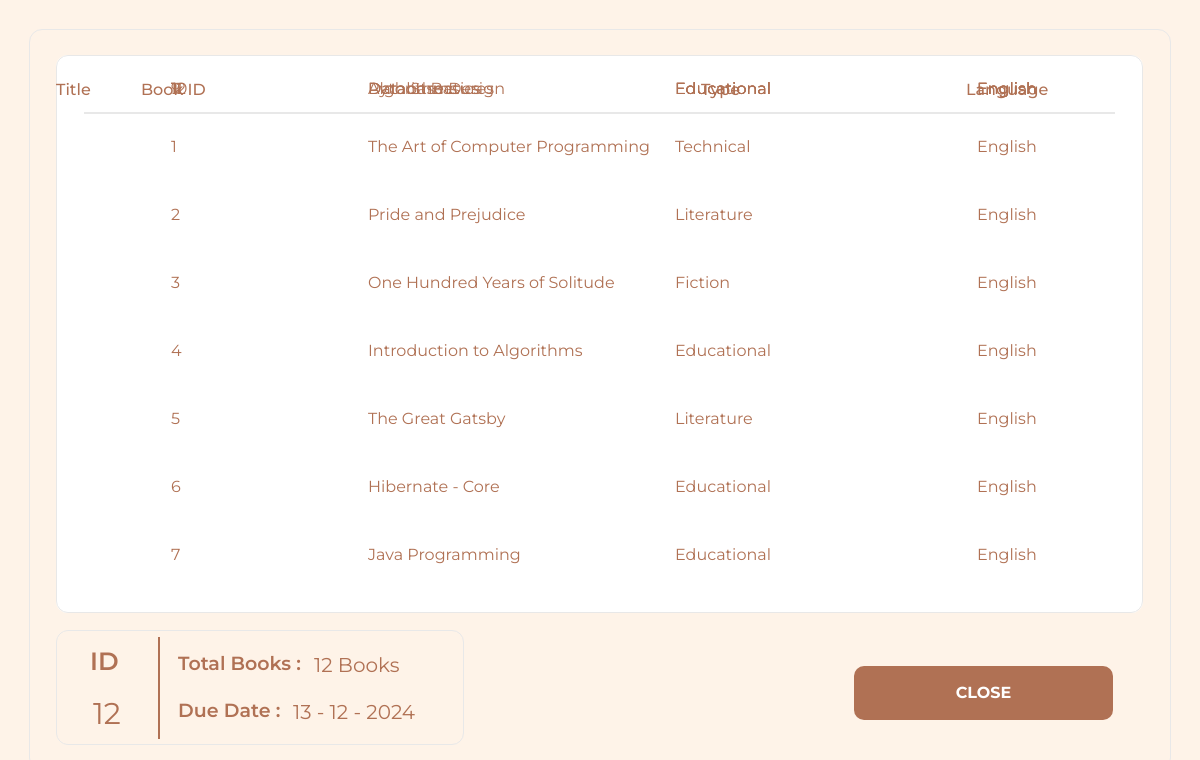
The page /books-view.php on the database its author committed.
### tables this page shows
CREATE TABLE `books` (
  `book_id` int(11) NOT NULL,
  `title` varchar(255) NOT NULL,
  `author` varchar(100) NOT NULL,
  `language` varchar(50) NOT NULL,
  `type` varchar(50) NOT NULL,
  `created_at` timestamp NOT NULL DEFAULT current_timestamp(),
  `availability` varchar(20) DEFAULT 'Available'
);

### books-view.php (the view, shortened to what this page needs)
<?php
$pdo = require 'database/db_connection.php';
try {
    $stmt = $pdo->query('SELECT * FROM books ORDER BY book_id');
    $books = $stmt->fetchAll(PDO::FETCH_ASSOC);
    $totalBooks = count($books);
} catch (PDOException $e) {
    die('Error fetching books: ' . $e->getMessage());
}
?>
<!DOCTYPE html>
<html lang="en">
<head>
    <link rel="stylesheet" href="assets/css/books-view.css">
</head>
<body>
    <div class="container">
        <div class="books-table">
            <div class="header-text header-language">Language</div>
            <div class="header-text header-bookid">Book ID</div>
            <div class="header-text header-title">Title</div>
            <div class="header-text header-type">Type</div>
            <?php foreach ($books as $index => $book): ?>
                <div class="book-row row-<?= $index + 1 ?>">
                    <div class="book-text book-id"><?= htmlspecialchars($book['book_id']) ?></div>
                    <div class="book-text book-title"><?= htmlspecialchars($book['title']) ?></div>
                    <div class="book-text book-language"><?= htmlspecialchars($book['language']) ?></div>
                    <div class="book-text book-type"><?= htmlspecialchars($book['type']) ?></div>
                </div>
            <?php endforeach; ?>
        </div>
        <div class="book-summary">
            <div class="total-books-text"><?= sprintf('%02d', $totalBooks) ?> Books</div>
            <div class="book-count"><?= $totalBooks ?></div>
            <div class="due-date">13 - 12 - 2024</div>
            <div class="total-books-label">Total Books :</div>
            <div class="id-label">ID</div>
            <div class="due-date-label">Due Date :</div>
        </div>
        <div class="close-button" onclick="window.location.href='user-dashboard.php'">
            <div class="close-text">CLOSE</div>
        </div>
    </div>
</body>
</html>

### assets/css/books-view.css (style rules this page uses)
* { margin: 0; padding: 0; box-sizing: border-box; font-family: Montserrat, sans-serif; }
body { background: #FEF3E8; min-height: 100vh; display: flex; justify-content: center; align-items: center; overflow: hidden; position: relative; }
.container { width: 1140px; height: 740px; position: relative; background: #FEF3E8; overflow: hidden; border-radius: 12px; outline: 1px #E8E8E8 solid; outline-offset: -0.5px; }
.books-table { width: 1087px; height: 558px; left: 26px; top: 25px; position: absolute; background: white; overflow: hidden; border-radius: 12px; outline: 1px #E8E8E8 solid; outline-offset: -1px; }
.header-text { color: #B07154; font-size: 16px; font-family: Montserrat; font-weight: 500; line-height: 22.40px; word-wrap: break-word; position: absolute; top: 24px; }
.header-language { left: 910px; }
.header-bookid { left: 85px; }
.header-type { left: 645px; }
.book-row { width: 1034px; height: 68px; left: 24px; position: absolute; }
.row-1 { top: 58px; }
.row-2 { top: 126px; }
.row-3 { top: 194px; }
.row-4 { top: 262px; }
.row-5 { top: 330px; }
.row-6 { top: 398px; }
.row-7 { top: 466px; }
.row-8 { top: 534px; }
.book-text { color: #B07154; font-size: 16px; font-family: Montserrat; font-weight: 400; line-height: 22.40px; word-wrap: break-word; position: absolute; top: 23px; }
.book-id { left: 91px; }
.book-title { left: 288px; color: #B07154; font-size: 16px; font-family: Montserrat; font-weight: 400; line-height: 22.40px; word-wrap: break-word; position: absolute; top: 23px; }
.book-language { left: 897px; }
.book-type { left: 595px; }
.book-summary { width: 408px; height: 115px; left: 26px; top: 600px; position: absolute; overflow: hidden; border-radius: 12px; outline: 1px #E8E8E8 solid; outline-offset: -1px; }
.total-books-text { left: 258px; top: 21px; position: absolute; color: #B07154; font-size: 20px; font-family: Montserrat; font-weight: 400; line-height: 28px; word-wrap: break-word; }
.book-count { left: 37px; top: 63px; position: absolute; color: #B07154; font-size: 30px; font-family: Montserrat; font-weight: 400; line-height: 42px; word-wrap: break-word; }
.due-date { left: 237px; top: 68px; position: absolute; color: #B07154; font-size: 20px; font-family: Montserrat; font-weight: 400; line-height: 28px; word-wrap: break-word; }
.total-books-label { left: 122px; top: 21px; position: absolute; color: #B07154; font-size: 19px; font-family: Montserrat; font-weight: 600; line-height: 26.60px; word-wrap: break-word; }
.id-label { left: 34px; top: 14px; position: absolute; color: #B07154; font-size: 25px; font-family: Montserrat; font-weight: 600; line-height: 35px; word-wrap: break-word; }
.due-date-label { left: 122px; top: 68px; position: absolute; color: #B07154; font-size: 19px; font-family: Montserrat; font-weight: 600; line-height: 26.60px; word-wrap: break-word; }
.close-button { width: 259px; height: 54px; left: 824px; top: 636px; position: absolute; background: #B07154; overflow: hidden; border-radius: 10px; cursor: pointer; display: flex; justify-content: center; align-items: center; }
.close-text { color: white; font-size: 16px; font-family: Montserrat; font-weight: 700; line-height: 22.40px; word-wrap: break-word; }

### rows shown on the page
books: book_id "1", title "The Art of Computer Programming", language "English", type "Technical"
books: book_id "2", title "Pride and Prejudice", language "English", type "Literature"
books: book_id "3", title "One Hundred Years of Solitude", language "English", type "Fiction"
books: book_id "4", title "Introduction to Algorithms", language "English", type "Educational"
books: book_id "5", title "The Great Gatsby", language "English", type "Literature"
books: book_id "6", title "Hibernate - Core", language "English", type "Educational"
books: book_id "7", title "Java Programming", language "English", type "Educational"
books: book_id "9", title "Database Design", language "English", type "Educational"
books: book_id "10", title "Python Basics", language "English", type "Educational"
books: book_id "11", title "Data Structures", language "English", type "Educational"
books: book_id "12", title "Algorithms", language "English", type "Educational"

### other values the page prints
$totalBooks "12"
